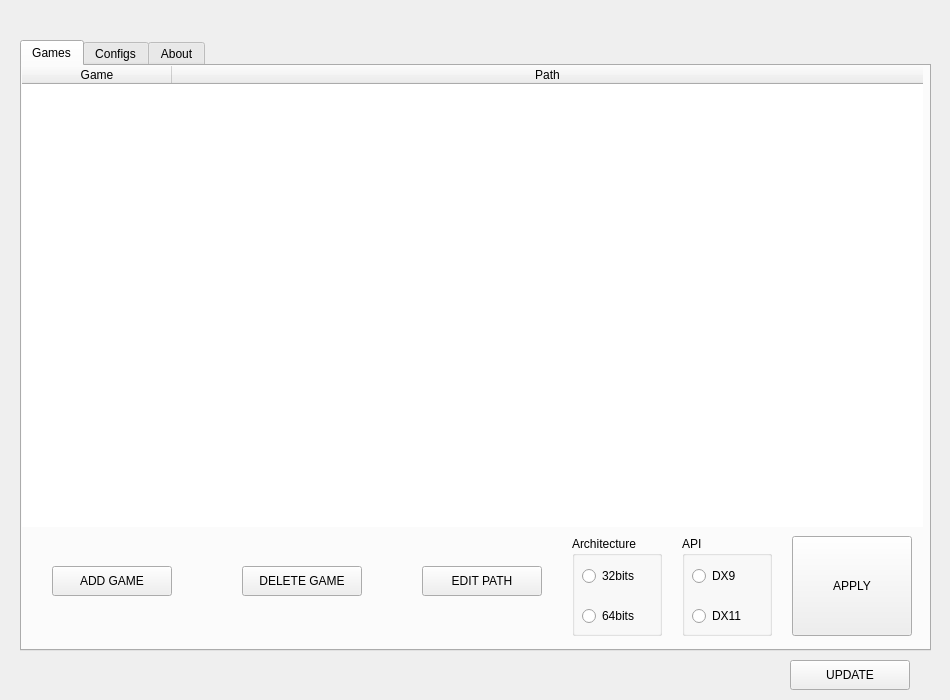
<?xml version="1.0" encoding="UTF-8"?>
<ui version="4.0">
 <class>Main</class>
 <widget class="QWidget" name="Main">
  <property name="geometry">
   <rect>
    <x>0</x>
    <y>0</y>
    <width>950</width>
    <height>700</height>
   </rect>
  </property>
  <property name="minimumSize">
   <size>
    <width>950</width>
    <height>700</height>
   </size>
  </property>
  <property name="maximumSize">
   <size>
    <width>950</width>
    <height>700</height>
   </size>
  </property>
  <property name="sizeIncrement">
   <size>
    <width>950</width>
    <height>700</height>
   </size>
  </property>
  <property name="baseSize">
   <size>
    <width>950</width>
    <height>700</height>
   </size>
  </property>
  <property name="windowTitle">
   <string>Form</string>
  </property>
  <widget class="QLabel" name="reshade_version_label">
   <property name="geometry">
    <rect>
     <x>380</x>
     <y>10</y>
     <width>191</width>
     <height>20</height>
    </rect>
   </property>
   <property name="font">
    <font>
     <pointsize>9</pointsize>
    </font>
   </property>
   <property name="text">
    <string/>
   </property>
   <property name="alignment">
    <set>Qt::AlignCenter</set>
   </property>
  </widget>
  <widget class="QTabWidget" name="main_tabWidget">
   <property name="geometry">
    <rect>
     <x>20</x>
     <y>40</y>
     <width>911</width>
     <height>611</height>
    </rect>
   </property>
   <property name="currentIndex">
    <number>0</number>
   </property>
   <property name="usesScrollButtons">
    <bool>false</bool>
   </property>
   <widget class="QWidget" name="games_tab">
    <attribute name="title">
     <string>Games</string>
    </attribute>
    <widget class="QGroupBox" name="architecture_groupBox">
     <property name="geometry">
      <rect>
       <x>550</x>
       <y>470</y>
       <width>90</width>
       <height>100</height>
      </rect>
     </property>
     <property name="title">
      <string>Architecture</string>
     </property>
     <widget class="QRadioButton" name="radioButton_32bits">
      <property name="geometry">
       <rect>
        <x>10</x>
        <y>30</y>
        <width>70</width>
        <height>20</height>
       </rect>
      </property>
      <property name="text">
       <string>32bits</string>
      </property>
     </widget>
     <widget class="QRadioButton" name="radioButton_64bits">
      <property name="geometry">
       <rect>
        <x>10</x>
        <y>70</y>
        <width>70</width>
        <height>20</height>
       </rect>
      </property>
      <property name="text">
       <string>64bits</string>
      </property>
     </widget>
    </widget>
    <widget class="QGroupBox" name="api_groupBox">
     <property name="geometry">
      <rect>
       <x>660</x>
       <y>470</y>
       <width>90</width>
       <height>100</height>
      </rect>
     </property>
     <property name="title">
      <string>API</string>
     </property>
     <widget class="QRadioButton" name="dx9_radioButton">
      <property name="geometry">
       <rect>
        <x>10</x>
        <y>30</y>
        <width>70</width>
        <height>20</height>
       </rect>
      </property>
      <property name="text">
       <string>DX9</string>
      </property>
     </widget>
     <widget class="QRadioButton" name="dx11_radioButton">
      <property name="geometry">
       <rect>
        <x>10</x>
        <y>70</y>
        <width>70</width>
        <height>20</height>
       </rect>
      </property>
      <property name="text">
       <string>DX11</string>
      </property>
     </widget>
    </widget>
    <widget class="QPushButton" name="add_button">
     <property name="geometry">
      <rect>
       <x>30</x>
       <y>500</y>
       <width>120</width>
       <height>30</height>
      </rect>
     </property>
     <property name="minimumSize">
      <size>
       <width>120</width>
       <height>30</height>
      </size>
     </property>
     <property name="maximumSize">
      <size>
       <width>120</width>
       <height>30</height>
      </size>
     </property>
     <property name="toolTip">
      <string>Click to add a game</string>
     </property>
     <property name="text">
      <string>ADD GAME</string>
     </property>
    </widget>
    <widget class="QPushButton" name="edit_button">
     <property name="geometry">
      <rect>
       <x>400</x>
       <y>500</y>
       <width>120</width>
       <height>30</height>
      </rect>
     </property>
     <property name="sizePolicy">
      <sizepolicy hsizetype="Minimum" vsizetype="Fixed">
       <horstretch>120</horstretch>
       <verstretch>30</verstretch>
      </sizepolicy>
     </property>
     <property name="minimumSize">
      <size>
       <width>120</width>
       <height>30</height>
      </size>
     </property>
     <property name="maximumSize">
      <size>
       <width>120</width>
       <height>30</height>
      </size>
     </property>
     <property name="toolTip">
      <string>Click to edit the game path</string>
     </property>
     <property name="text">
      <string>EDIT PATH</string>
     </property>
    </widget>
    <widget class="QPushButton" name="delete_button">
     <property name="geometry">
      <rect>
       <x>220</x>
       <y>500</y>
       <width>120</width>
       <height>30</height>
      </rect>
     </property>
     <property name="minimumSize">
      <size>
       <width>120</width>
       <height>30</height>
      </size>
     </property>
     <property name="maximumSize">
      <size>
       <width>120</width>
       <height>30</height>
      </size>
     </property>
     <property name="toolTip">
      <string>Click to delete the selected game</string>
     </property>
     <property name="text">
      <string>DELETE GAME</string>
     </property>
    </widget>
    <widget class="QPushButton" name="apply_button">
     <property name="geometry">
      <rect>
       <x>770</x>
       <y>470</y>
       <width>120</width>
       <height>100</height>
      </rect>
     </property>
     <property name="sizePolicy">
      <sizepolicy hsizetype="Minimum" vsizetype="Fixed">
       <horstretch>120</horstretch>
       <verstretch>100</verstretch>
      </sizepolicy>
     </property>
     <property name="minimumSize">
      <size>
       <width>120</width>
       <height>100</height>
      </size>
     </property>
     <property name="maximumSize">
      <size>
       <width>120</width>
       <height>100</height>
      </size>
     </property>
     <property name="toolTip">
      <string>APPLY</string>
     </property>
     <property name="text">
      <string>APPLY</string>
     </property>
    </widget>
    <widget class="QTableWidget" name="programs_tableWidget">
     <property name="geometry">
      <rect>
       <x>0</x>
       <y>0</y>
       <width>901</width>
       <height>461</height>
      </rect>
     </property>
     <property name="frameShape">
      <enum>QFrame::NoFrame</enum>
     </property>
     <property name="sizeAdjustPolicy">
      <enum>QAbstractScrollArea::AdjustToContents</enum>
     </property>
     <property name="autoScroll">
      <bool>false</bool>
     </property>
     <property name="editTriggers">
      <set>QAbstractItemView::NoEditTriggers</set>
     </property>
     <property name="dragDropOverwriteMode">
      <bool>false</bool>
     </property>
     <property name="selectionMode">
      <enum>QAbstractItemView::SingleSelection</enum>
     </property>
     <property name="selectionBehavior">
      <enum>QAbstractItemView::SelectRows</enum>
     </property>
     <property name="verticalScrollMode">
      <enum>QAbstractItemView::ScrollPerPixel</enum>
     </property>
     <property name="horizontalScrollMode">
      <enum>QAbstractItemView::ScrollPerPixel</enum>
     </property>
     <property name="sortingEnabled">
      <bool>true</bool>
     </property>
     <property name="wordWrap">
      <bool>false</bool>
     </property>
     <property name="columnCount">
      <number>2</number>
     </property>
     <attribute name="horizontalHeaderVisible">
      <bool>true</bool>
     </attribute>
     <attribute name="horizontalHeaderDefaultSectionSize">
      <number>150</number>
     </attribute>
     <attribute name="horizontalHeaderHighlightSections">
      <bool>false</bool>
     </attribute>
     <attribute name="horizontalHeaderMinimumSectionSize">
      <number>100</number>
     </attribute>
     <attribute name="horizontalHeaderStretchLastSection">
      <bool>true</bool>
     </attribute>
     <attribute name="verticalHeaderVisible">
      <bool>true</bool>
     </attribute>
     <attribute name="verticalHeaderDefaultSectionSize">
      <number>30</number>
     </attribute>
     <attribute name="verticalHeaderMinimumSectionSize">
      <number>30</number>
     </attribute>
     <column>
      <property name="text">
       <string>Game</string>
      </property>
     </column>
     <column>
      <property name="text">
       <string>Path</string>
      </property>
     </column>
    </widget>
   </widget>
   <widget class="QWidget" name="configs_tab">
    <attribute name="title">
     <string>Configs</string>
    </attribute>
    <widget class="QGroupBox" name="update_shaders_groupBox">
     <property name="geometry">
      <rect>
       <x>210</x>
       <y>290</y>
       <width>175</width>
       <height>60</height>
      </rect>
     </property>
     <property name="title">
      <string>Update Shader Files</string>
     </property>
     <widget class="QRadioButton" name="yes_update_shaders_radioButton">
      <property name="geometry">
       <rect>
        <x>20</x>
        <y>30</y>
        <width>50</width>
        <height>20</height>
       </rect>
      </property>
      <property name="text">
       <string>YES</string>
      </property>
     </widget>
     <widget class="QRadioButton" name="no_update_shaders_radioButton">
      <property name="geometry">
       <rect>
        <x>120</x>
        <y>30</y>
        <width>50</width>
        <height>20</height>
       </rect>
      </property>
      <property name="text">
       <string>NO</string>
      </property>
     </widget>
    </widget>
    <widget class="QGroupBox" name="check_program_updates_groupBox">
     <property name="geometry">
      <rect>
       <x>520</x>
       <y>180</y>
       <width>175</width>
       <height>60</height>
      </rect>
     </property>
     <property name="title">
      <string>Check for Program Updates</string>
     </property>
     <widget class="QRadioButton" name="yes_check_program_updates_radioButton">
      <property name="geometry">
       <rect>
        <x>20</x>
        <y>30</y>
        <width>50</width>
        <height>20</height>
       </rect>
      </property>
      <property name="text">
       <string>YES</string>
      </property>
     </widget>
     <widget class="QRadioButton" name="no_check_program_updates_radioButton">
      <property name="geometry">
       <rect>
        <x>120</x>
        <y>30</y>
        <width>50</width>
        <height>20</height>
       </rect>
      </property>
      <property name="text">
       <string>NO</string>
      </property>
     </widget>
    </widget>
    <widget class="QGroupBox" name="use_dark_theme_groupBox">
     <property name="geometry">
      <rect>
       <x>360</x>
       <y>90</y>
       <width>175</width>
       <height>60</height>
      </rect>
     </property>
     <property name="title">
      <string>Use Dark Theme</string>
     </property>
     <widget class="QRadioButton" name="yes_dark_theme_radioButton">
      <property name="geometry">
       <rect>
        <x>20</x>
        <y>30</y>
        <width>50</width>
        <height>20</height>
       </rect>
      </property>
      <property name="text">
       <string>YES</string>
      </property>
     </widget>
     <widget class="QRadioButton" name="no_dark_theme_radioButton">
      <property name="geometry">
       <rect>
        <x>120</x>
        <y>30</y>
        <width>50</width>
        <height>20</height>
       </rect>
      </property>
      <property name="text">
       <string>NO</string>
      </property>
     </widget>
    </widget>
    <widget class="QGroupBox" name="create_screenshots_folder_groupBox">
     <property name="geometry">
      <rect>
       <x>520</x>
       <y>290</y>
       <width>175</width>
       <height>60</height>
      </rect>
     </property>
     <property name="title">
      <string>Create Screenshot Folders</string>
     </property>
     <widget class="QRadioButton" name="yes_screenshots_folder_radioButton">
      <property name="geometry">
       <rect>
        <x>20</x>
        <y>30</y>
        <width>50</width>
        <height>20</height>
       </rect>
      </property>
      <property name="text">
       <string>YES</string>
      </property>
     </widget>
     <widget class="QRadioButton" name="no_screenshots_folder_radioButton">
      <property name="geometry">
       <rect>
        <x>120</x>
        <y>30</y>
        <width>50</width>
        <height>20</height>
       </rect>
      </property>
      <property name="text">
       <string>NO</string>
      </property>
     </widget>
    </widget>
    <widget class="QGroupBox" name="reset_all_reshade_config_groupBox">
     <property name="geometry">
      <rect>
       <x>350</x>
       <y>380</y>
       <width>210</width>
       <height>60</height>
      </rect>
     </property>
     <property name="title">
      <string>Reset All Reshade Config Files</string>
     </property>
     <widget class="QRadioButton" name="yes_reset_reshade_radioButton">
      <property name="geometry">
       <rect>
        <x>20</x>
        <y>30</y>
        <width>50</width>
        <height>20</height>
       </rect>
      </property>
      <property name="text">
       <string>YES</string>
      </property>
     </widget>
     <widget class="QRadioButton" name="no_reset_reshade_radioButton">
      <property name="geometry">
       <rect>
        <x>150</x>
        <y>30</y>
        <width>50</width>
        <height>20</height>
       </rect>
      </property>
      <property name="text">
       <string>NO</string>
      </property>
     </widget>
    </widget>
    <widget class="QGroupBox" name="check_reshade_updates_groupBox">
     <property name="geometry">
      <rect>
       <x>210</x>
       <y>180</y>
       <width>175</width>
       <height>60</height>
      </rect>
     </property>
     <property name="title">
      <string>Check for Reshade Updates</string>
     </property>
     <widget class="QRadioButton" name="yes_check_reshade_updates_radioButton">
      <property name="geometry">
       <rect>
        <x>10</x>
        <y>30</y>
        <width>50</width>
        <height>20</height>
       </rect>
      </property>
      <property name="text">
       <string>YES</string>
      </property>
     </widget>
     <widget class="QRadioButton" name="no_check_reshade_updates_radioButton">
      <property name="geometry">
       <rect>
        <x>110</x>
        <y>30</y>
        <width>50</width>
        <height>20</height>
       </rect>
      </property>
      <property name="text">
       <string>NO</string>
      </property>
     </widget>
    </widget>
   </widget>
   <widget class="QWidget" name="about_tab">
    <attribute name="title">
     <string>About</string>
    </attribute>
    <widget class="QTextBrowser" name="about_textBrowser">
     <property name="geometry">
      <rect>
       <x>0</x>
       <y>0</y>
       <width>921</width>
       <height>581</height>
      </rect>
     </property>
     <property name="frameShape">
      <enum>QFrame::NoFrame</enum>
     </property>
     <property name="verticalScrollBarPolicy">
      <enum>Qt::ScrollBarAlwaysOff</enum>
     </property>
     <property name="horizontalScrollBarPolicy">
      <enum>Qt::ScrollBarAlwaysOff</enum>
     </property>
     <property name="undoRedoEnabled">
      <bool>false</bool>
     </property>
     <property name="html">
      <string>&lt;!DOCTYPE HTML PUBLIC &quot;-//W3C//DTD HTML 4.0//EN&quot; &quot;http://www.w3.org/TR/REC-html40/strict.dtd&quot;&gt;
&lt;html&gt;&lt;head&gt;&lt;meta name=&quot;qrichtext&quot; content=&quot;1&quot; /&gt;&lt;style type=&quot;text/css&quot;&gt;
p, li { white-space: pre-wrap; }
&lt;/style&gt;&lt;/head&gt;&lt;body style=&quot; font-family:'MS Shell Dlg 2'; font-size:7.8pt; font-weight:400; font-style:normal;&quot;&gt;
&lt;p align=&quot;center&quot; style=&quot;-qt-paragraph-type:empty; margin-top:0px; margin-bottom:0px; margin-left:0px; margin-right:0px; -qt-block-indent:0; text-indent:0px;&quot;&gt;&lt;br /&gt;&lt;/p&gt;
&lt;p align=&quot;center&quot; style=&quot; margin-top:0px; margin-bottom:0px; margin-left:0px; margin-right:0px; -qt-block-indent:0; text-indent:0px;&quot;&gt;&lt;span style=&quot; font-size:12pt; font-weight:600;&quot;&gt;Reshade Utilities&lt;/span&gt;&lt;/p&gt;
&lt;p align=&quot;center&quot; style=&quot; margin-top:0px; margin-bottom:0px; margin-left:0px; margin-right:0px; -qt-block-indent:0; text-indent:0px;&quot;&gt;&lt;span style=&quot; font-size:9pt;&quot;&gt;Program to copy reshade DLLs, shaders and config fiies to several games.&lt;/span&gt;&lt;/p&gt;
&lt;p align=&quot;center&quot; style=&quot; margin-top:0px; margin-bottom:0px; margin-left:0px; margin-right:0px; -qt-block-indent:0; text-indent:0px;&quot;&gt;&lt;span style=&quot; font-size:9pt;&quot;&gt;Developed as an open source project and hosted on GitHub.&lt;/span&gt;&lt;/p&gt;
&lt;p align=&quot;center&quot; style=&quot; margin-top:0px; margin-bottom:0px; margin-left:0px; margin-right:0px; -qt-block-indent:0; text-indent:0px;&quot;&gt;&lt;span style=&quot; font-size:9pt;&quot;&gt;Implemented using Python3 and QT5.&lt;/span&gt;&lt;/p&gt;
&lt;p align=&quot;center&quot; style=&quot;-qt-paragraph-type:empty; margin-top:0px; margin-bottom:0px; margin-left:0px; margin-right:0px; -qt-block-indent:0; text-indent:0px; font-size:8pt; text-decoration: underline; color:#0000ff;&quot;&gt;&lt;br /&gt;&lt;/p&gt;
&lt;p align=&quot;center&quot; style=&quot;-qt-paragraph-type:empty; margin-top:0px; margin-bottom:0px; margin-left:0px; margin-right:0px; -qt-block-indent:0; text-indent:0px; font-size:8pt; text-decoration: underline; color:#0000ff;&quot;&gt;&lt;br /&gt;&lt;/p&gt;
&lt;p align=&quot;center&quot; style=&quot;-qt-paragraph-type:empty; margin-top:0px; margin-bottom:0px; margin-left:0px; margin-right:0px; -qt-block-indent:0; text-indent:0px; font-size:8pt; text-decoration: underline; color:#0000ff;&quot;&gt;&lt;br /&gt;&lt;/p&gt;
&lt;p align=&quot;center&quot; style=&quot;-qt-paragraph-type:empty; margin-top:0px; margin-bottom:0px; margin-left:0px; margin-right:0px; -qt-block-indent:0; text-indent:0px; font-size:8pt; text-decoration: underline; color:#0000ff;&quot;&gt;&lt;br /&gt;&lt;/p&gt;
&lt;p align=&quot;center&quot; style=&quot; margin-top:0px; margin-bottom:0px; margin-left:0px; margin-right:0px; -qt-block-indent:0; text-indent:0px;&quot;&gt;&lt;span style=&quot; font-size:12pt; font-weight:600;&quot;&gt;Acknowledgements&lt;/span&gt;&lt;/p&gt;
&lt;p align=&quot;center&quot; style=&quot; margin-top:0px; margin-bottom:0px; margin-left:0px; margin-right:0px; -qt-block-indent:0; text-indent:0px;&quot;&gt;&lt;a href=&quot;https://pyinstaller.readthedocs.io&quot;&gt;&lt;span style=&quot; font-size:9pt; text-decoration: underline; color:#8b0000;&quot;&gt;PyInstaller&lt;/span&gt;&lt;/a&gt;&lt;/p&gt;
&lt;p align=&quot;center&quot; style=&quot; margin-top:0px; margin-bottom:0px; margin-left:0px; margin-right:0px; -qt-block-indent:0; text-indent:0px;&quot;&gt;&lt;a href=&quot;https://reshade.me/&quot;&gt;&lt;span style=&quot; font-size:9pt; text-decoration: underline; color:#8b0000;&quot;&gt;Reshade&lt;/span&gt;&lt;/a&gt;&lt;/p&gt;
&lt;p align=&quot;center&quot; style=&quot; margin-top:0px; margin-bottom:0px; margin-left:0px; margin-right:0px; -qt-block-indent:0; text-indent:0px;&quot;&gt;&lt;a href=&quot;https://www.python.org&quot;&gt;&lt;span style=&quot; font-size:9pt; text-decoration: underline; color:#8b0000;&quot;&gt;Python3&lt;/span&gt;&lt;/a&gt;&lt;/p&gt;
&lt;p align=&quot;center&quot; style=&quot; margin-top:0px; margin-bottom:0px; margin-left:0px; margin-right:0px; -qt-block-indent:0; text-indent:0px;&quot;&gt;&lt;a href=&quot;https://www.qt.io&quot;&gt;&lt;span style=&quot; font-size:9pt; text-decoration: underline; color:#8b0000;&quot;&gt;QT5&lt;/span&gt;&lt;/a&gt;&lt;/p&gt;
&lt;p align=&quot;center&quot; style=&quot;-qt-paragraph-type:empty; margin-top:0px; margin-bottom:0px; margin-left:0px; margin-right:0px; -qt-block-indent:0; text-indent:0px; font-size:9pt; text-decoration: underline; color:#0000ff;&quot;&gt;&lt;br /&gt;&lt;/p&gt;
&lt;p align=&quot;center&quot; style=&quot;-qt-paragraph-type:empty; margin-top:0px; margin-bottom:0px; margin-left:0px; margin-right:0px; -qt-block-indent:0; text-indent:0px; font-size:9pt; text-decoration: underline; color:#0000ff;&quot;&gt;&lt;br /&gt;&lt;/p&gt;
&lt;p align=&quot;center&quot; style=&quot;-qt-paragraph-type:empty; margin-top:0px; margin-bottom:0px; margin-left:0px; margin-right:0px; -qt-block-indent:0; text-indent:0px; font-size:9pt; text-decoration: underline; color:#0000ff;&quot;&gt;&lt;br /&gt;&lt;/p&gt;
&lt;p align=&quot;center&quot; style=&quot;-qt-paragraph-type:empty; margin-top:0px; margin-bottom:0px; margin-left:0px; margin-right:0px; -qt-block-indent:0; text-indent:0px; font-size:9pt; text-decoration: underline; color:#0000ff;&quot;&gt;&lt;br /&gt;&lt;/p&gt;
&lt;p align=&quot;center&quot; style=&quot; margin-top:0px; margin-bottom:0px; margin-left:0px; margin-right:0px; -qt-block-indent:0; text-indent:0px;&quot;&gt;&lt;span style=&quot; font-size:12pt; font-weight:600;&quot;&gt;Developed by&lt;/span&gt;&lt;/p&gt;
&lt;p align=&quot;center&quot; style=&quot; margin-top:0px; margin-bottom:0px; margin-left:0px; margin-right:0px; -qt-block-indent:0; text-indent:0px;&quot;&gt;&lt;span style=&quot; font-size:9pt;&quot;&gt;Discord: Hadesz#1223&lt;/span&gt;&lt;/p&gt;
&lt;p align=&quot;center&quot; style=&quot; margin-top:0px; margin-bottom:0px; margin-left:0px; margin-right:0px; -qt-block-indent:0; text-indent:0px;&quot;&gt;&lt;a href=&quot;https://github.com/ddc/ReshadeUtils/releases/latest&quot;&gt;&lt;span style=&quot; font-size:9pt; text-decoration: underline; color:#8b0000;&quot;&gt;Download&lt;/span&gt;&lt;/a&gt;&lt;/p&gt;
&lt;p align=&quot;center&quot; style=&quot; margin-top:0px; margin-bottom:0px; margin-left:0px; margin-right:0px; -qt-block-indent:0; text-indent:0px;&quot;&gt;&lt;a href=&quot;https://www.paypal.com/cgi-bin/webscr?cmd=_s-xclick&amp;amp;hosted_button_id=CTYZ8TK5MJV76&quot;&gt;&lt;span style=&quot; font-size:9pt; text-decoration: underline; color:#8b0000;&quot;&gt;Donations&lt;/span&gt;&lt;/a&gt;&lt;/p&gt;
&lt;p align=&quot;center&quot; style=&quot; margin-top:0px; margin-bottom:0px; margin-left:0px; margin-right:0px; -qt-block-indent:0; text-indent:0px;&quot;&gt;&lt;a href=&quot;mailto:hadesz456@gmail.com&quot;&gt;&lt;span style=&quot; font-size:9pt; text-decoration: underline; color:#8b0000;&quot;&gt;Email&lt;/span&gt;&lt;/a&gt;&lt;/p&gt;&lt;/body&gt;&lt;/html&gt;</string>
     </property>
     <property name="textInteractionFlags">
      <set>Qt::LinksAccessibleByMouse</set>
     </property>
     <property name="openExternalLinks">
      <bool>true</bool>
     </property>
    </widget>
   </widget>
  </widget>
  <widget class="QLabel" name="updateAvail_label">
   <property name="geometry">
    <rect>
     <x>500</x>
     <y>659</y>
     <width>271</width>
     <height>31</height>
    </rect>
   </property>
   <property name="font">
    <font>
     <pointsize>9</pointsize>
    </font>
   </property>
   <property name="text">
    <string/>
   </property>
   <property name="alignment">
    <set>Qt::AlignRight|Qt::AlignTrailing|Qt::AlignVCenter</set>
   </property>
  </widget>
  <widget class="QPushButton" name="update_button">
   <property name="geometry">
    <rect>
     <x>790</x>
     <y>660</y>
     <width>120</width>
     <height>30</height>
    </rect>
   </property>
   <property name="toolTip">
    <string>Click here to update the program</string>
   </property>
   <property name="text">
    <string>UPDATE</string>
   </property>
  </widget>
 </widget>
 <resources/>
 <connections/>
</ui>
